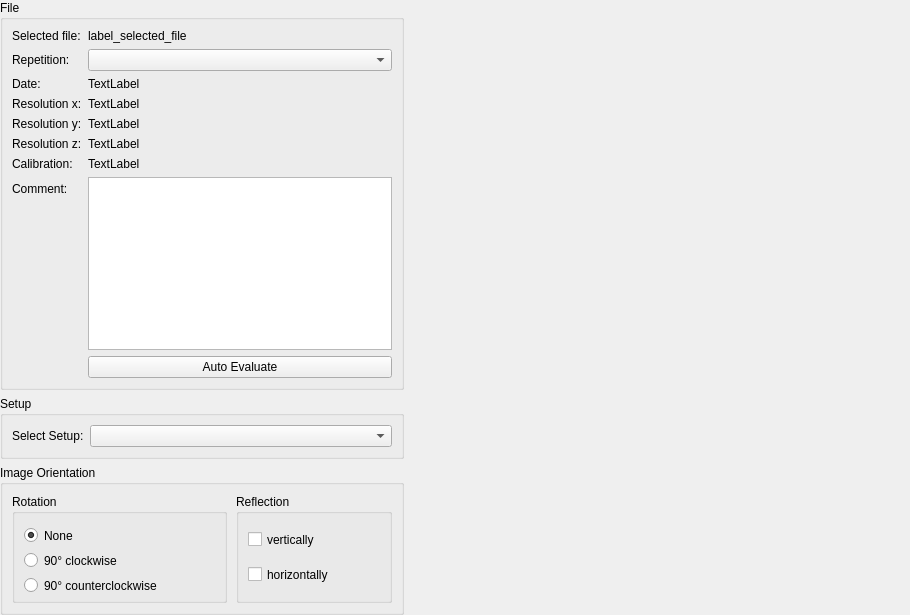
<?xml version="1.0" encoding="UTF-8"?>
<ui version="4.0">
 <class>data_view</class>
 <widget class="QWidget" name="data_view">
  <property name="geometry">
   <rect>
    <x>0</x>
    <y>0</y>
    <width>910</width>
    <height>615</height>
   </rect>
  </property>
  <property name="windowTitle">
   <string>Form</string>
  </property>
  <layout class="QHBoxLayout" name="horizontalLayout_2">
   <property name="leftMargin">
    <number>0</number>
   </property>
   <property name="topMargin">
    <number>0</number>
   </property>
   <property name="rightMargin">
    <number>0</number>
   </property>
   <property name="bottomMargin">
    <number>0</number>
   </property>
   <item>
    <layout class="QHBoxLayout" name="horizontalLayout">
     <item>
      <layout class="QVBoxLayout" name="verticalLayout">
       <item>
        <widget class="QGroupBox" name="group_file">
         <property name="sizePolicy">
          <sizepolicy hsizetype="Preferred" vsizetype="Preferred">
           <horstretch>0</horstretch>
           <verstretch>0</verstretch>
          </sizepolicy>
         </property>
         <property name="minimumSize">
          <size>
           <width>400</width>
           <height>0</height>
          </size>
         </property>
         <property name="maximumSize">
          <size>
           <width>700</width>
           <height>16777215</height>
          </size>
         </property>
         <property name="title">
          <string>File</string>
         </property>
         <layout class="QFormLayout" name="formLayout">
          <item row="0" column="0">
           <widget class="QLabel" name="label">
            <property name="text">
             <string>Selected file:</string>
            </property>
           </widget>
          </item>
          <item row="0" column="1">
           <widget class="QLabel" name="label_selected_file">
            <property name="enabled">
             <bool>true</bool>
            </property>
            <property name="sizePolicy">
             <sizepolicy hsizetype="Minimum" vsizetype="Preferred">
              <horstretch>0</horstretch>
              <verstretch>0</verstretch>
             </sizepolicy>
            </property>
            <property name="autoFillBackground">
             <bool>false</bool>
            </property>
            <property name="text">
             <string>label_selected_file</string>
            </property>
           </widget>
          </item>
          <item row="1" column="0">
           <widget class="QLabel" name="label_2">
            <property name="text">
             <string>Repetition:</string>
            </property>
           </widget>
          </item>
          <item row="1" column="1">
           <widget class="QComboBox" name="comboBox_repetition"/>
          </item>
          <item row="2" column="0">
           <widget class="QLabel" name="label_3">
            <property name="text">
             <string>Date:</string>
            </property>
           </widget>
          </item>
          <item row="2" column="1">
           <widget class="QLabel" name="label_date">
            <property name="text">
             <string>TextLabel</string>
            </property>
           </widget>
          </item>
          <item row="3" column="0">
           <widget class="QLabel" name="label_4">
            <property name="text">
             <string>Resolution x:</string>
            </property>
           </widget>
          </item>
          <item row="3" column="1">
           <widget class="QLabel" name="label_resolution_x">
            <property name="text">
             <string>TextLabel</string>
            </property>
           </widget>
          </item>
          <item row="4" column="0">
           <widget class="QLabel" name="label_5">
            <property name="text">
             <string>Resolution y:</string>
            </property>
           </widget>
          </item>
          <item row="4" column="1">
           <widget class="QLabel" name="label_resolution_y">
            <property name="text">
             <string>TextLabel</string>
            </property>
           </widget>
          </item>
          <item row="5" column="0">
           <widget class="QLabel" name="label_6">
            <property name="text">
             <string>Resolution z:</string>
            </property>
           </widget>
          </item>
          <item row="5" column="1">
           <widget class="QLabel" name="label_resolution_z">
            <property name="text">
             <string>TextLabel</string>
            </property>
           </widget>
          </item>
          <item row="6" column="0">
           <widget class="QLabel" name="label_7">
            <property name="text">
             <string>Calibration:</string>
            </property>
           </widget>
          </item>
          <item row="6" column="1">
           <widget class="QLabel" name="label_calibration">
            <property name="text">
             <string>TextLabel</string>
            </property>
           </widget>
          </item>
          <item row="7" column="0">
           <widget class="QLabel" name="label_8">
            <property name="text">
             <string>Comment:</string>
            </property>
           </widget>
          </item>
          <item row="7" column="1">
           <widget class="QTextEdit" name="textedit_comment">
            <property name="readOnly">
             <bool>true</bool>
            </property>
           </widget>
          </item>
          <item row="8" column="1">
           <widget class="QPushButton" name="auto_evaluation">
            <property name="text">
             <string>Auto Evaluate</string>
            </property>
           </widget>
          </item>
         </layout>
        </widget>
       </item>
       <item>
        <widget class="QGroupBox" name="group_setup">
         <property name="sizePolicy">
          <sizepolicy hsizetype="Preferred" vsizetype="Fixed">
           <horstretch>0</horstretch>
           <verstretch>0</verstretch>
          </sizepolicy>
         </property>
         <property name="minimumSize">
          <size>
           <width>400</width>
           <height>0</height>
          </size>
         </property>
         <property name="maximumSize">
          <size>
           <width>700</width>
           <height>16777215</height>
          </size>
         </property>
         <property name="title">
          <string>Setup</string>
         </property>
         <layout class="QFormLayout" name="formLayout_2">
          <item row="0" column="0">
           <widget class="QLabel" name="label_9">
            <property name="text">
             <string>Select Setup:</string>
            </property>
           </widget>
          </item>
          <item row="0" column="1">
           <widget class="QComboBox" name="combobox_setup"/>
          </item>
         </layout>
        </widget>
       </item>
       <item>
        <widget class="QGroupBox" name="group_orientation">
         <property name="sizePolicy">
          <sizepolicy hsizetype="Preferred" vsizetype="Fixed">
           <horstretch>0</horstretch>
           <verstretch>0</verstretch>
          </sizepolicy>
         </property>
         <property name="minimumSize">
          <size>
           <width>400</width>
           <height>150</height>
          </size>
         </property>
         <property name="maximumSize">
          <size>
           <width>700</width>
           <height>16777215</height>
          </size>
         </property>
         <property name="title">
          <string>Image Orientation</string>
         </property>
         <layout class="QHBoxLayout" name="horizontalLayout_3">
          <property name="spacing">
           <number>9</number>
          </property>
          <item>
           <widget class="QGroupBox" name="groupBox_5">
            <property name="sizePolicy">
             <sizepolicy hsizetype="Expanding" vsizetype="Fixed">
              <horstretch>0</horstretch>
              <verstretch>0</verstretch>
             </sizepolicy>
            </property>
            <property name="minimumSize">
             <size>
              <width>215</width>
              <height>0</height>
             </size>
            </property>
            <property name="title">
             <string>Rotation</string>
            </property>
            <layout class="QVBoxLayout" name="verticalLayout_2">
             <item>
              <widget class="QRadioButton" name="radio_rotation_none">
               <property name="sizePolicy">
                <sizepolicy hsizetype="Minimum" vsizetype="Minimum">
                 <horstretch>0</horstretch>
                 <verstretch>0</verstretch>
                </sizepolicy>
               </property>
               <property name="minimumSize">
                <size>
                 <width>0</width>
                 <height>25</height>
                </size>
               </property>
               <property name="text">
                <string>None</string>
               </property>
               <property name="checked">
                <bool>true</bool>
               </property>
              </widget>
             </item>
             <item>
              <widget class="QRadioButton" name="radio_rotation_90_cw">
               <property name="minimumSize">
                <size>
                 <width>0</width>
                 <height>25</height>
                </size>
               </property>
               <property name="text">
                <string>90° clockwise</string>
               </property>
              </widget>
             </item>
             <item>
              <widget class="QRadioButton" name="radio_rotation_90_ccw">
               <property name="minimumSize">
                <size>
                 <width>0</width>
                 <height>25</height>
                </size>
               </property>
               <property name="text">
                <string>90° counterclockwise</string>
               </property>
              </widget>
             </item>
            </layout>
           </widget>
          </item>
          <item>
           <widget class="QGroupBox" name="groupBox_4">
            <property name="enabled">
             <bool>true</bool>
            </property>
            <property name="sizePolicy">
             <sizepolicy hsizetype="Expanding" vsizetype="Expanding">
              <horstretch>0</horstretch>
              <verstretch>0</verstretch>
             </sizepolicy>
            </property>
            <property name="minimumSize">
             <size>
              <width>148</width>
              <height>100</height>
             </size>
            </property>
            <property name="title">
             <string>Reflection</string>
            </property>
            <layout class="QVBoxLayout" name="verticalLayout_4">
             <item>
              <widget class="QCheckBox" name="checkbox_reflect_vertically">
               <property name="minimumSize">
                <size>
                 <width>0</width>
                 <height>25</height>
                </size>
               </property>
               <property name="text">
                <string>vertically</string>
               </property>
              </widget>
             </item>
             <item>
              <widget class="QCheckBox" name="checkbox_reflect_horizontally">
               <property name="sizePolicy">
                <sizepolicy hsizetype="Minimum" vsizetype="Fixed">
                 <horstretch>0</horstretch>
                 <verstretch>0</verstretch>
                </sizepolicy>
               </property>
               <property name="minimumSize">
                <size>
                 <width>0</width>
                 <height>25</height>
                </size>
               </property>
               <property name="text">
                <string>horizontally</string>
               </property>
              </widget>
             </item>
            </layout>
           </widget>
          </item>
         </layout>
        </widget>
       </item>
      </layout>
     </item>
     <item>
      <widget class="QWidget" name="image_preview_widget" native="true">
       <property name="sizePolicy">
        <sizepolicy hsizetype="Expanding" vsizetype="Expanding">
         <horstretch>0</horstretch>
         <verstretch>0</verstretch>
        </sizepolicy>
       </property>
       <property name="minimumSize">
        <size>
         <width>500</width>
         <height>500</height>
        </size>
       </property>
      </widget>
     </item>
    </layout>
   </item>
  </layout>
 </widget>
 <resources/>
 <connections/>
</ui>
